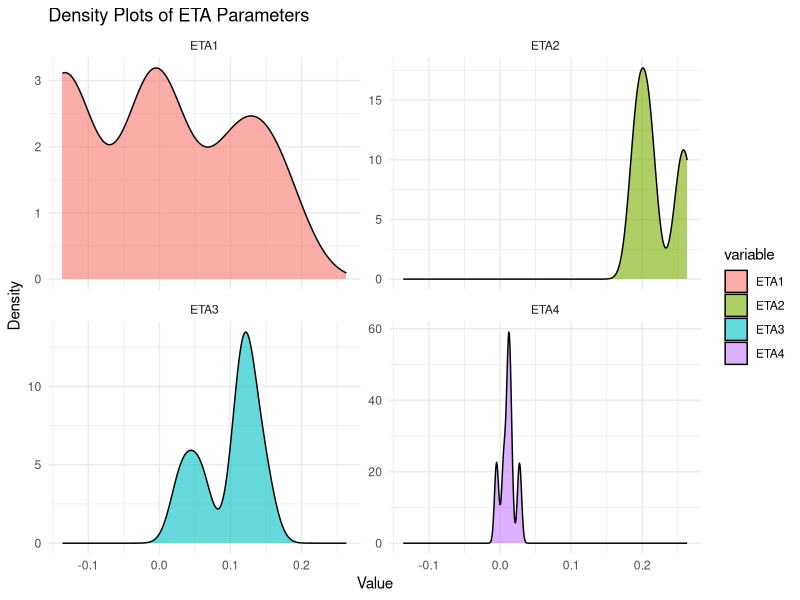
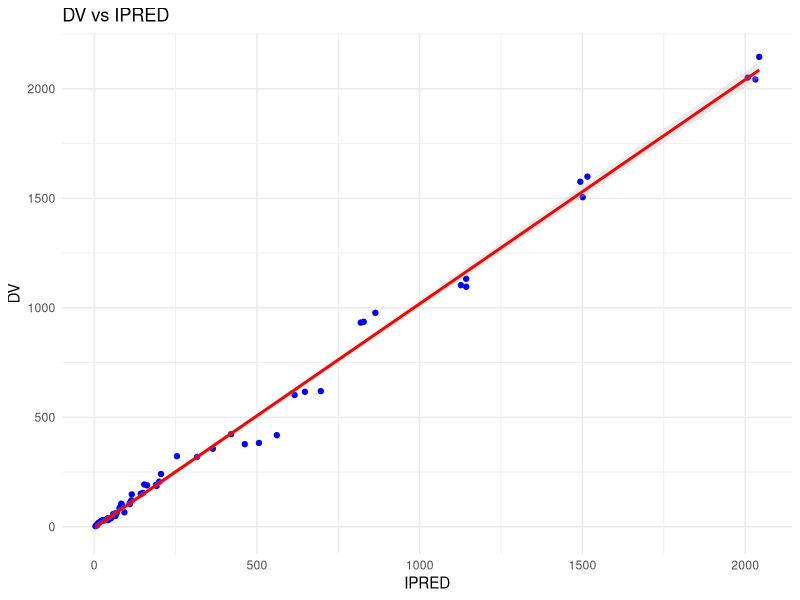

Write the R code that produced these figures, in order.
# Load necessary library
library(ggplot2)
# Assuming 'datos' is your dataframe loaded
datos <- read.csv("Resutls.csv", header = TRUE)

# Select the columns for density plots
etas <- datos[, c("ETA1", "ETA2", "ETA3", "ETA4")]

# Convert to long format for easier plotting with ggplot2
etas_long <- reshape2::melt(etas)

# Plot density plots for each ETA
ggplot(etas_long, aes(x = value, fill = variable)) +
  geom_density(alpha = 0.6) +
  facet_wrap(~ variable, scales = "free_y") +
  labs(title = "Density Plots of ETA Parameters",
       x = "Value",
       y = "Density") +
  theme_minimal()


# Filter out rows where DV or IPRED is 0
filtered_data <- datos[datos$DV != 0 & datos$IPRED != 0, ]

# Plot DV vs IPRED
p <- ggplot(filtered_data, aes(x = IPRED, y = DV)) +
  geom_point(color = "blue") +  # Dots in blue
  geom_smooth(method = "lm", color = "red", fill = "grey", alpha = 0.3) +  # Trend line in red, shaded grey
  labs(title = "DV vs IPRED",
       x = "IPRED",
       y = "DV") +
  theme_minimal()

print(p)
